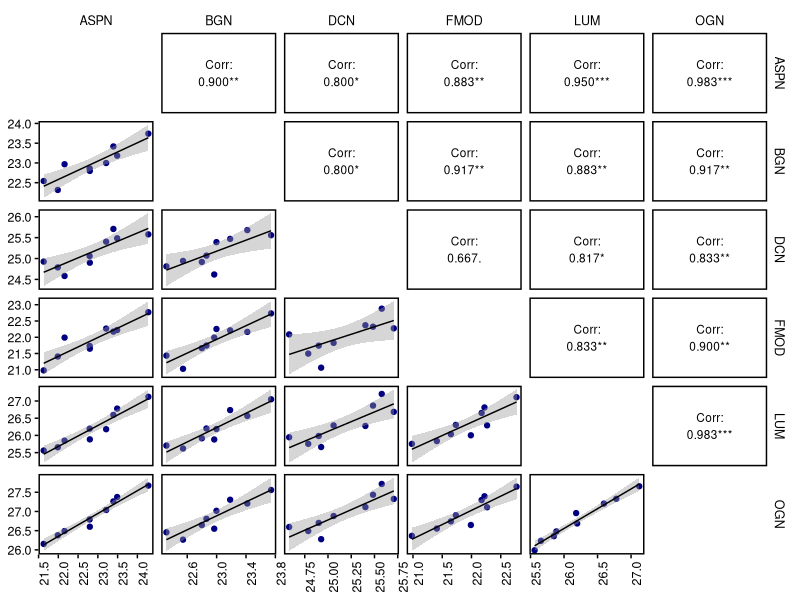
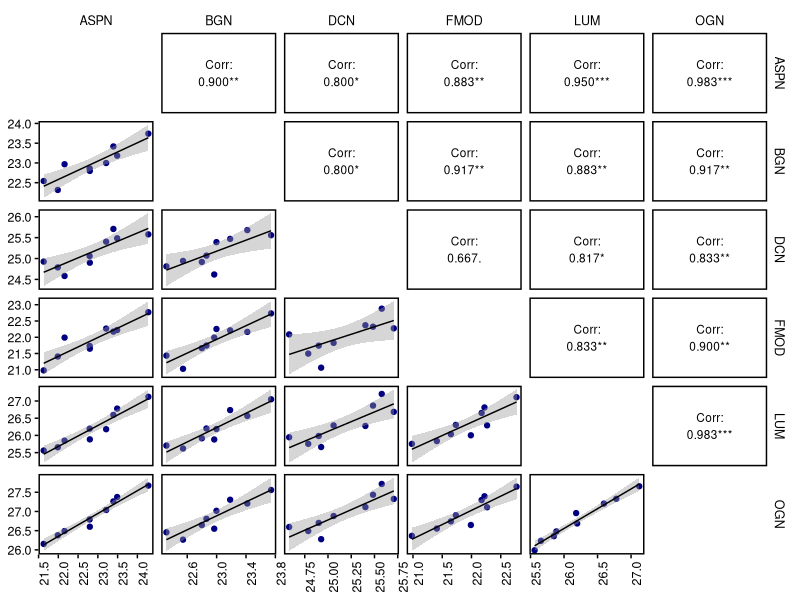

These figures' R source, in order:
## ---- chunk 1
library(tidyverse)
library(GGally)
library(cowplot)
## ---- chunk 2
data <- read.delim("SLRP.txt", header = T, sep = "\t", row.names = "Animal")
## ---- chunk 3
#https://stackoverflow.com/questions/30858337/how-to-customize-lines-in-ggpairs-ggally
lowerFn <- function(data, mapping, method = "lm", ...) {
    p <- ggplot(data = data, mapping = mapping) +
    geom_point(colour = "navy", size = 1.5)+
    geom_smooth(method = method, size = 0.5, color = "black", ...)
  p
}

scatter <- ggpairs(
  data[, 1:6], lower = list(continuous = wrap(lowerFn, method = "lm")),
  diag = "blank",
  upper = list(continuous = wrap("cor", method = "spearman", size = 3, colour = "black"))
    
)+
  theme_bw()+
  theme(panel.border = element_rect(size = 1, colour = "black"),
        panel.grid =element_blank())+
  theme(axis.text.x = element_text(angle = 90, hjust = 1, colour = "black"),
        axis.text.y = element_text(colour = "black"))+
  theme(strip.text = element_text(size = 9, colour = "black"),
        axis.ticks = element_line(colour = "black"))+
  theme(strip.background = element_blank())+
  theme(axis.text = element_text(size = 9))

plot_grid(
   ggmatrix_gtable(scatter),
   nrow = 1)
ggsave("slrpgcorrplot.svg", width = 5, height = 5)
